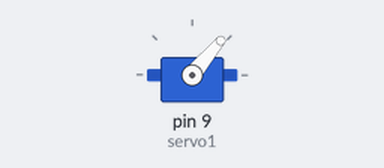
The sketch below on a simulated Arduino Uno, built with avr-gcc and run on an emulated ATmega328P. Shown: servo.

Above: at 0.05 s.
At 2.95 s:
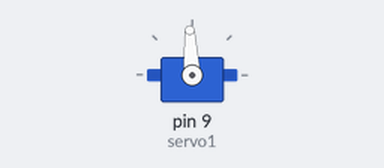
Timing chart, 0 to 6.8 s (numbered marks = the images above):
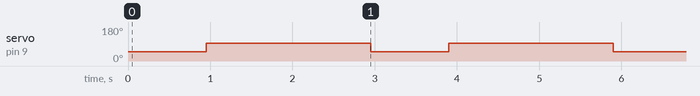

The sketch:

aaa.ino
```cpp
#include<Servo.h>
Servo servo1;
int servoPin = 9; // connect servo to pin 10
 int pwmVal = 0; // declare pulse width modulation value

void setup() {
  servo1.attach(9);
//  pinMode(servoPin, OUTPUT); //set up the servoPin as an output pin
  Serial.begin(9600); // begin serial monitor
}

void loop() {
//
//  //for loop that sweeps values from 0 to 255
//  for (pwmVal = 0; pwmVal <= 253; pwmVal += 1) {
//    analogWrite(servoPin, pwmVal);
//    Serial.println(pwmVal);
//    delay(100);
//  }
//  for (pwmVal = 253; pwmVal >= 0; pwmVal -= 1) {
//    analogWrite(servoPin, pwmVal);
//    Serial.println(pwmVal);
//    delay(100);
//  }


  //assign a static pwm value
  servo1.write(50); // rotate
      delay(950);
      servo1.write(1500);  // stop
      delay(2000);

}
```

Measured:
- by itself, servo on pin 9 (servo1): alternates 93° for 2.0 s and 50° for 0.95 s
